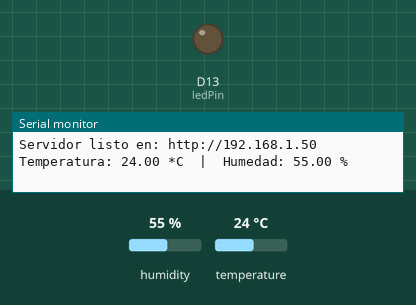
This sketch was run on a simulated Arduino Uno R4 WiFi. Parts: output pins drawn as LEDs (lit = HIGH), the last lines printed to the serial monitor. The inputs (shaded band) are chosen by the test bench; at power-on: temperature 24 °C, humidity 55 %. WiFi joins after 1.5 s; servers stay silent unless stated.

Above: at 2.7 s.
2.8 s: temperature set to 28 °C
At 7.1 s:
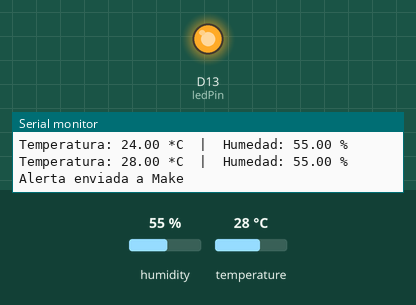
7.5 s: temperature set to 12 °C
At 11.2 s:
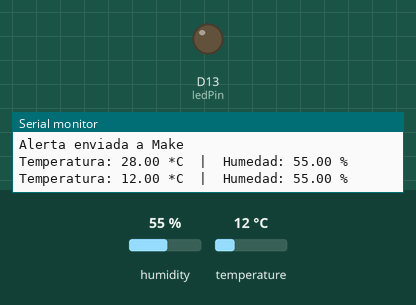
11.5 s: temperature set to 33 °C
At 14.4 s:
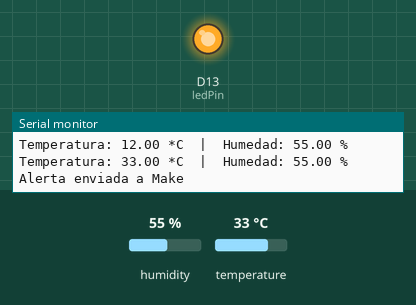
Timing chart, 0 to 15.9 s (numbered marks = the images above; inputs shaded):
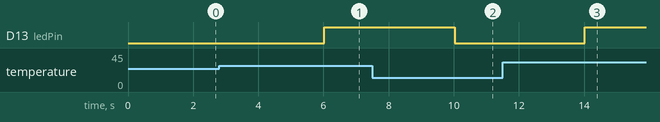

The sketch:

leer_DTH11.ino
```cpp
#include <WiFiS3.h>
#include <WiFiSSLClient.h>
#include <DHT.h>

#define DHT_PIN 2
#define DHT_TYPE DHT11

DHT dht(DHT_PIN, DHT_TYPE);

const char* ssid = "INFINITUM5C58";      // debe ser red de 2.4 GHz
const char* password = "Nba9hX7Nf5";
const char* host = "hook.eu1.make.com";      // igual que tu URL del webhook
const char* webhookPath = "/v8ecjesiiddgkkyqv3kzxjfvrf7d99tg";  // parte despues del dominio

const int ledPin = 13;
const float UMBRAL_TEMP = 27.0;              // grados Celsius

bool estadoCaliente = false;
float ultimaTemp = 0;
float ultimaHum = 0;
unsigned long ultimaLectura = 0;
const unsigned long INTERVALO_LECTURA = 2000;

WiFiServer server(80);
WiFiSSLClient client;

void setup() {
  Serial.begin(9600);
  dht.begin();
  pinMode(ledPin, OUTPUT);
  digitalWrite(ledPin, LOW);

  WiFi.begin(ssid, password);
  while (WiFi.status() != WL_CONNECTED) {
    delay(500);
    Serial.print(".");
  }
  while (WiFi.localIP() == IPAddress(0, 0, 0, 0)) {
    delay(500);
    Serial.print("*");
  }
  Serial.println();
  Serial.print("Servidor listo en: http://");
  Serial.println(WiFi.localIP());
  server.begin();
}

void loop() {
  if (millis() - ultimaLectura >= INTERVALO_LECTURA) {
    ultimaLectura = millis();
    leerYEvaluar();
  }

  WiFiClient webClient = server.available();
  if (webClient) {
    while (webClient.connected() && webClient.available()) {
      char c = webClient.read();
      if (c == '\n') break;
    }
    enviarPagina(webClient);
    webClient.stop();
  }
}

void leerYEvaluar() {
  float temperatura = dht.readTemperature();   // en Celsius
  float humedad = dht.readHumidity();

  if (isnan(temperatura) || isnan(humedad)) {
    Serial.println("Error: sensor DHT11 no detectado (revisa cableado y resistencia)");
    return;
  }

  ultimaTemp = temperatura;
  ultimaHum = humedad;

  Serial.print("Temperatura: ");
  Serial.print(temperatura);
  Serial.print(" *C  |  Humedad: ");
  Serial.print(humedad);
  Serial.println(" %");

  bool estaCalienteAhora = (temperatura >= UMBRAL_TEMP);
  digitalWrite(ledPin, estaCalienteAhora ? HIGH : LOW);

  if (estaCalienteAhora && !estadoCaliente) {
    enviarAlertaMake(temperatura, humedad);
  }
  estadoCaliente = estaCalienteAhora;
}

void enviarPagina(WiFiClient &webClient) {
  webClient.println("HTTP/1.1 200 OK");
  webClient.println("Content-Type: text/html");
  webClient.println("Connection: close");
  webClient.println();
  webClient.println("<!DOCTYPE html><html><head>");
  webClient.println("<meta name='viewport' content=");
  webClient.println("'width=device-width, initial-scale=1'>");
  webClient.println("<meta http-equiv='refresh' content='5'>");
  webClient.println("<style>");
  webClient.println("body{font-family:sans-serif;text-align:center;}");
  webClient.println("body{margin-top:50px;}");
  webClient.println("h1{font-size:28px;}");
  webClient.println(".valor{font-size:48px;font-weight:bold;}");
  webClient.println("</style></head><body>");
  webClient.println("<h1>Monitor del cuarto</h1>");
  webClient.print("<p>Temperatura</p><p class='valor'>");
  webClient.print(ultimaTemp);
  webClient.println(" &deg;C</p>");
  webClient.print("<p>Humedad</p><p class='valor'>");
  webClient.print(ultimaHum);
  webClient.println(" %</p>");
  webClient.print("<p>Estado: <b>");
  webClient.print(estadoCaliente ? "CALIENTE (LED encendido)" : "Normal");
  webClient.println("</b></p>");
  webClient.println("</body></html>");
}

void enviarAlertaMake(float temp, float hum) {
  if (client.connect(host, 443)) {
    String jsonPayload = "{\"temperatura\":" + String(temp) +
                         ",\"humedad\":" + String(hum) + "}";
    client.println("POST " + String(webhookPath) + " HTTP/1.1");
    client.println("Host: " + String(host));
    client.println("Content-Type: application/json");
    client.println("Content-Length: " + String(jsonPayload.length()));
    client.println("Connection: close");
    client.println();
    client.print(jsonPayload);
    Serial.println("Alerta enviada a Make");
  } else {
    Serial.println("Fallo la conexion al webhook");
  }
  client.stop();
}
```

Measured:
- the behaviour switches between 26 and 27 °C on temperature (found by bisection; images 0 and 1)
- after the input at 2.8 s, D13 (ledPin): LOW → HIGH after 3.2 s
- after the input at 7.5 s, D13 (ledPin): HIGH → LOW after 2.5 s
- after the input at 11.5 s, D13 (ledPin): LOW → HIGH after 2.5 s
